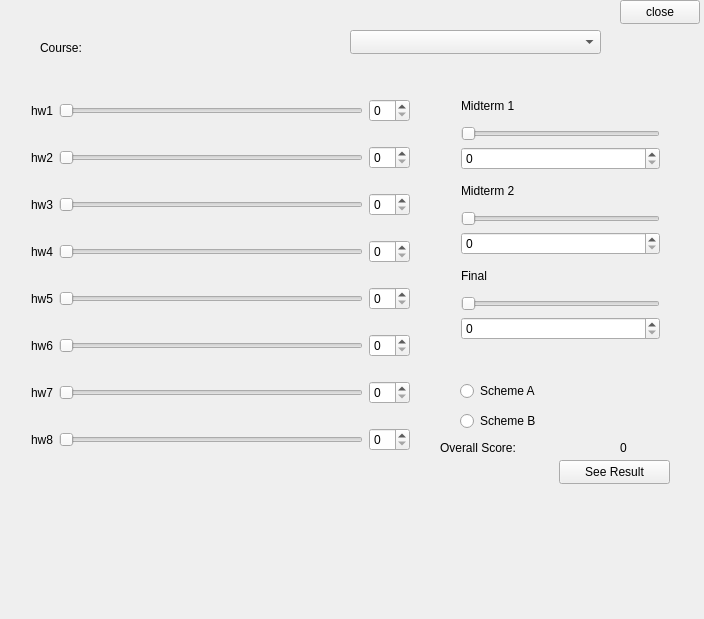
<?xml version="1.0" encoding="UTF-8"?>
<ui version="4.0">
 <class>gradebook</class>
 <widget class="QMainWindow" name="gradebook">
  <property name="geometry">
   <rect>
    <x>0</x>
    <y>0</y>
    <width>704</width>
    <height>619</height>
   </rect>
  </property>
  <property name="windowTitle">
   <string>gradebook</string>
  </property>
  <widget class="QWidget" name="centralWidget">
   <widget class="QPushButton" name="pushButton">
    <property name="geometry">
     <rect>
      <x>620</x>
      <y>0</y>
      <width>80</width>
      <height>24</height>
     </rect>
    </property>
    <property name="text">
     <string>close</string>
    </property>
   </widget>
   <widget class="QLabel" name="label_9">
    <property name="geometry">
     <rect>
      <x>40</x>
      <y>40</y>
      <width>48</width>
      <height>16</height>
     </rect>
    </property>
    <property name="text">
     <string>Course:</string>
    </property>
   </widget>
   <widget class="QLabel" name="label_15">
    <property name="geometry">
     <rect>
      <x>440</x>
      <y>440</y>
      <width>101</width>
      <height>16</height>
     </rect>
    </property>
    <property name="text">
     <string>Overall Score:</string>
    </property>
   </widget>
   <widget class="QRadioButton" name="radioButton">
    <property name="geometry">
     <rect>
      <x>460</x>
      <y>380</y>
      <width>100</width>
      <height>22</height>
     </rect>
    </property>
    <property name="text">
     <string>Scheme A</string>
    </property>
   </widget>
   <widget class="QRadioButton" name="radioButton_2">
    <property name="geometry">
     <rect>
      <x>460</x>
      <y>410</y>
      <width>100</width>
      <height>22</height>
     </rect>
    </property>
    <property name="text">
     <string>Scheme B</string>
    </property>
   </widget>
   <widget class="QWidget" name="layoutWidget">
    <property name="geometry">
     <rect>
      <x>450</x>
      <y>80</y>
      <width>221</width>
      <height>271</height>
     </rect>
    </property>
    <layout class="QVBoxLayout" name="verticalLayout_2">
     <item>
      <widget class="QLabel" name="label_10">
       <property name="text">
        <string>Midterm 1</string>
       </property>
      </widget>
     </item>
     <item>
      <widget class="QSlider" name="horizontalSlider_9">
       <property name="orientation">
        <enum>Qt::Horizontal</enum>
       </property>
      </widget>
     </item>
     <item>
      <widget class="QSpinBox" name="spinBox_9"/>
     </item>
     <item>
      <widget class="QLabel" name="label_11">
       <property name="text">
        <string>Midterm 2</string>
       </property>
      </widget>
     </item>
     <item>
      <widget class="QSlider" name="horizontalSlider_10">
       <property name="orientation">
        <enum>Qt::Horizontal</enum>
       </property>
      </widget>
     </item>
     <item>
      <widget class="QSpinBox" name="spinBox_10"/>
     </item>
     <item>
      <widget class="QLabel" name="label_12">
       <property name="text">
        <string>Final</string>
       </property>
      </widget>
     </item>
     <item>
      <widget class="QSlider" name="horizontalSlider_11">
       <property name="orientation">
        <enum>Qt::Horizontal</enum>
       </property>
      </widget>
     </item>
     <item>
      <widget class="QSpinBox" name="spinBox_11"/>
     </item>
    </layout>
   </widget>
   <widget class="QWidget" name="layoutWidget">
    <property name="geometry">
     <rect>
      <x>20</x>
      <y>70</y>
      <width>401</width>
      <height>411</height>
     </rect>
    </property>
    <layout class="QVBoxLayout" name="verticalLayout">
     <item>
      <layout class="QHBoxLayout" name="horizontalLayout_2">
       <item>
        <layout class="QHBoxLayout" name="horizontalLayout">
         <item>
          <widget class="QLabel" name="label">
           <property name="text">
            <string>hw1</string>
           </property>
          </widget>
         </item>
         <item>
          <widget class="QSlider" name="horizontalSlider_1">
           <property name="orientation">
            <enum>Qt::Horizontal</enum>
           </property>
          </widget>
         </item>
        </layout>
       </item>
       <item>
        <widget class="QSpinBox" name="spinBox_1"/>
       </item>
      </layout>
     </item>
     <item>
      <layout class="QHBoxLayout" name="horizontalLayout_4">
       <item>
        <layout class="QHBoxLayout" name="horizontalLayout_3">
         <item>
          <widget class="QLabel" name="label_2">
           <property name="text">
            <string>hw2</string>
           </property>
          </widget>
         </item>
         <item>
          <widget class="QSlider" name="horizontalSlider_2">
           <property name="orientation">
            <enum>Qt::Horizontal</enum>
           </property>
          </widget>
         </item>
        </layout>
       </item>
       <item>
        <widget class="QSpinBox" name="spinBox_2"/>
       </item>
      </layout>
     </item>
     <item>
      <layout class="QHBoxLayout" name="horizontalLayout_6">
       <item>
        <layout class="QHBoxLayout" name="horizontalLayout_5">
         <item>
          <widget class="QLabel" name="label_3">
           <property name="text">
            <string>hw3</string>
           </property>
          </widget>
         </item>
         <item>
          <widget class="QSlider" name="horizontalSlider_3">
           <property name="orientation">
            <enum>Qt::Horizontal</enum>
           </property>
          </widget>
         </item>
        </layout>
       </item>
       <item>
        <widget class="QSpinBox" name="spinBox_3"/>
       </item>
      </layout>
     </item>
     <item>
      <layout class="QHBoxLayout" name="horizontalLayout_8">
       <item>
        <layout class="QHBoxLayout" name="horizontalLayout_7">
         <item>
          <widget class="QLabel" name="label_4">
           <property name="text">
            <string>hw4</string>
           </property>
          </widget>
         </item>
         <item>
          <widget class="QSlider" name="horizontalSlider_4">
           <property name="orientation">
            <enum>Qt::Horizontal</enum>
           </property>
          </widget>
         </item>
        </layout>
       </item>
       <item>
        <widget class="QSpinBox" name="spinBox_4"/>
       </item>
      </layout>
     </item>
     <item>
      <layout class="QHBoxLayout" name="horizontalLayout_10">
       <item>
        <layout class="QHBoxLayout" name="horizontalLayout_9">
         <item>
          <widget class="QLabel" name="label_5">
           <property name="text">
            <string>hw5</string>
           </property>
          </widget>
         </item>
         <item>
          <widget class="QSlider" name="horizontalSlider_5">
           <property name="orientation">
            <enum>Qt::Horizontal</enum>
           </property>
          </widget>
         </item>
        </layout>
       </item>
       <item>
        <widget class="QSpinBox" name="spinBox_5"/>
       </item>
      </layout>
     </item>
     <item>
      <layout class="QHBoxLayout" name="horizontalLayout_11">
       <item>
        <widget class="QLabel" name="label_6">
         <property name="text">
          <string>hw6</string>
         </property>
        </widget>
       </item>
       <item>
        <widget class="QSlider" name="horizontalSlider_6">
         <property name="orientation">
          <enum>Qt::Horizontal</enum>
         </property>
        </widget>
       </item>
       <item>
        <widget class="QSpinBox" name="spinBox_6"/>
       </item>
      </layout>
     </item>
     <item>
      <layout class="QHBoxLayout" name="horizontalLayout_12">
       <item>
        <widget class="QLabel" name="label_7">
         <property name="text">
          <string>hw7</string>
         </property>
        </widget>
       </item>
       <item>
        <widget class="QSlider" name="horizontalSlider_7">
         <property name="orientation">
          <enum>Qt::Horizontal</enum>
         </property>
        </widget>
       </item>
       <item>
        <widget class="QSpinBox" name="spinBox_7"/>
       </item>
      </layout>
     </item>
     <item>
      <layout class="QHBoxLayout" name="horizontalLayout_13">
       <item>
        <widget class="QLabel" name="label_8">
         <property name="text">
          <string>hw8</string>
         </property>
        </widget>
       </item>
       <item>
        <widget class="QSlider" name="horizontalSlider_8">
         <property name="orientation">
          <enum>Qt::Horizontal</enum>
         </property>
        </widget>
       </item>
       <item>
        <widget class="QSpinBox" name="spinBox_8"/>
       </item>
      </layout>
     </item>
    </layout>
   </widget>
   <widget class="QComboBox" name="comboBox">
    <property name="geometry">
     <rect>
      <x>350</x>
      <y>30</y>
      <width>251</width>
      <height>24</height>
     </rect>
    </property>
   </widget>
   <widget class="QPushButton" name="pushButton_2">
    <property name="geometry">
     <rect>
      <x>559</x>
      <y>460</y>
      <width>111</width>
      <height>24</height>
     </rect>
    </property>
    <property name="text">
     <string>See Result</string>
    </property>
   </widget>
   <widget class="QLabel" name="label_13">
    <property name="geometry">
     <rect>
      <x>620</x>
      <y>440</y>
      <width>60</width>
      <height>16</height>
     </rect>
    </property>
    <property name="text">
     <string>0</string>
    </property>
   </widget>
  </widget>
  <widget class="QMenuBar" name="menuBar">
   <property name="geometry">
    <rect>
     <x>0</x>
     <y>0</y>
     <width>704</width>
     <height>25</height>
    </rect>
   </property>
  </widget>
 </widget>
 <layoutdefault spacing="6" margin="11"/>
 <tabstops>
  <tabstop>comboBox</tabstop>
  <tabstop>spinBox_1</tabstop>
  <tabstop>spinBox_2</tabstop>
  <tabstop>spinBox_3</tabstop>
  <tabstop>spinBox_4</tabstop>
  <tabstop>spinBox_5</tabstop>
  <tabstop>spinBox_6</tabstop>
  <tabstop>spinBox_7</tabstop>
  <tabstop>spinBox_8</tabstop>
  <tabstop>horizontalSlider_9</tabstop>
  <tabstop>horizontalSlider_10</tabstop>
  <tabstop>horizontalSlider_11</tabstop>
  <tabstop>radioButton</tabstop>
  <tabstop>radioButton_2</tabstop>
  <tabstop>horizontalSlider_1</tabstop>
  <tabstop>horizontalSlider_4</tabstop>
  <tabstop>spinBox_9</tabstop>
  <tabstop>horizontalSlider_5</tabstop>
  <tabstop>horizontalSlider_3</tabstop>
  <tabstop>horizontalSlider_6</tabstop>
  <tabstop>spinBox_10</tabstop>
  <tabstop>horizontalSlider_7</tabstop>
  <tabstop>horizontalSlider_2</tabstop>
  <tabstop>horizontalSlider_8</tabstop>
  <tabstop>spinBox_11</tabstop>
  <tabstop>pushButton</tabstop>
 </tabstops>
 <resources/>
 <connections>
  <connection>
   <sender>pushButton</sender>
   <signal>clicked()</signal>
   <receiver>gradebook</receiver>
   <slot>close()</slot>
   <hints>
    <hint type="sourcelabel">
     <x>620</x>
     <y>48</y>
    </hint>
    <hint type="destinationlabel">
     <x>359</x>
     <y>209</y>
    </hint>
   </hints>
  </connection>
 </connections>
</ui>
